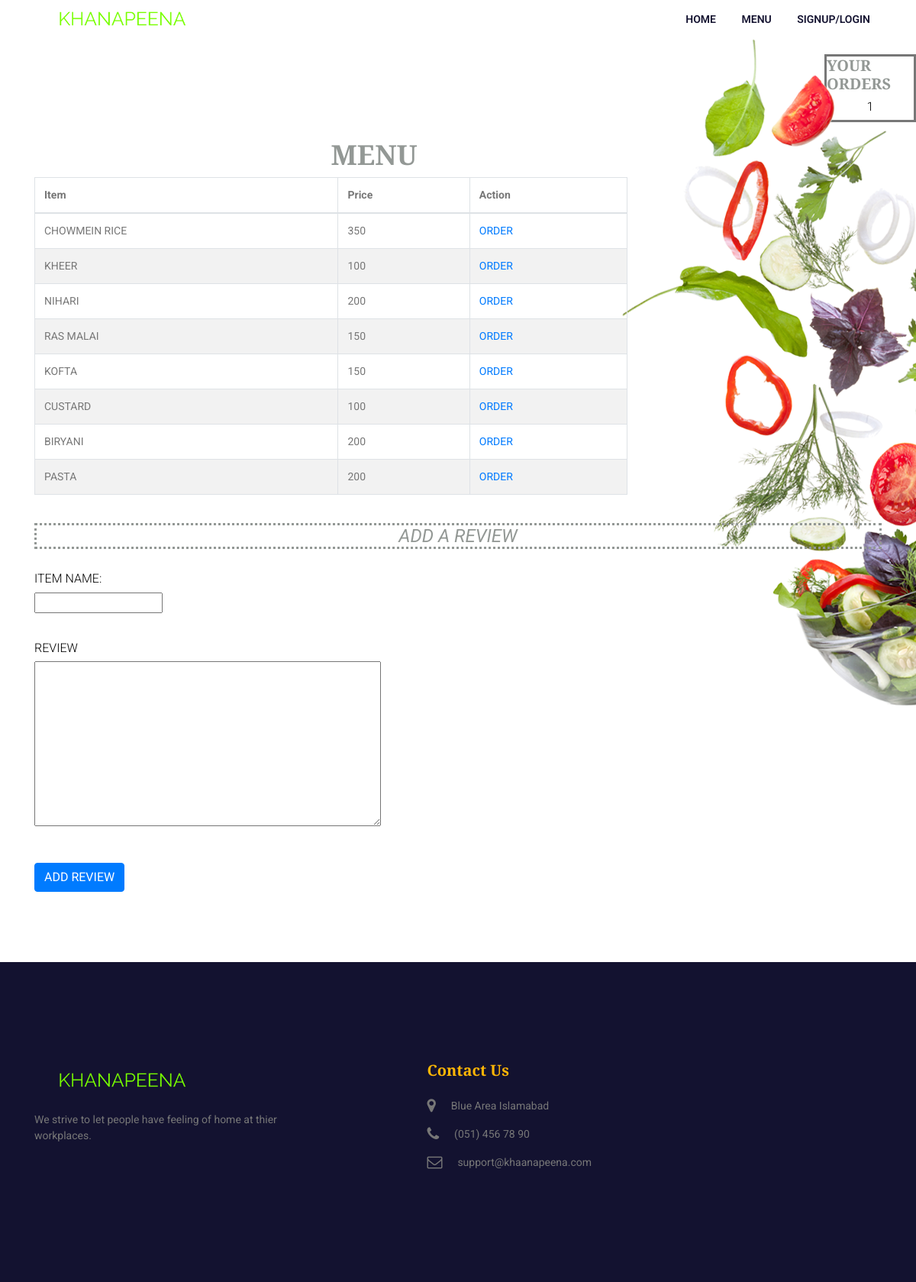
The page /menu.php (signed in) on the database its author committed.
### tables this page shows
CREATE TABLE `menu` (
  `item_id` int(11) NOT NULL,
  `item_name` varchar(50) NOT NULL,
  `item_price` int(255) NOT NULL,
  `item_day` varchar(50) NOT NULL
);

### menu.php (the view, shortened to what this page needs)
<?php
require_once "connection.php";
?>
<!DOCTYPE html>
<html lang="en">
<head>
      <link rel="stylesheet" href="assets/css/animate-3.7.0.css">
    <link rel="stylesheet" href="assets/css/font-awesome-4.7.0.min.css">
    <link rel="stylesheet" href="assets/css/bootstrap-4.1.3.min.css">
    <link rel="stylesheet" href="assets/css/owl-carousel.min.css">
    <link rel="stylesheet" href="assets/css/jquery.datetimepicker.min.css">
    <link rel="stylesheet" href="assets/css/style.css">
   <link rel="stylesheet" href="css/profilecss.css">
</head>
<body>
  <header class="" >
        <div class="container">
            <div class="row">
                <div class="col-lg-2">
                    <div class="logo-area">
                        <a href="home.php"><img src="assets/images/logo/logo.png" alt="logo" style="height: 50px;"></a>
                    </div>
                </div>
                <div class="col-lg-10">
                    <div class="main-menu">
                        <ul>
                            <li class="active"><a href="home.php">Home</a></li>
                            <li><a href="menu.php">Menu</a></li>
                            <li><a href="login-signup.php">Signup/Login</a></li>
                        </ul>
                    </div>
                </div>
            </div>
        </div>
    </header>
<div id="login">
    <div id="page-wrapper" style="width: 10%;overflow: hidden;float: right;margin-top: 20px;">
            <div style="border-style: solid;">
              <h5 class="page-header" style="color: #939895;">YOUR ORDERS</h5>
  <?php
  $customername=$_SESSION['user'];
  $query = "SELECT count(*) as allcount FROM orders WHERE status='ordered' and customer_name='$customername' ";
  $result = mysqli_query($conn,$query);
  $row = mysqli_fetch_array($result);
  $allcount = $row['allcount'];
  echo "<h6 style='color:black;text-align:center;'>$allcount</h6>";
?>
             </div>
    </div>
    <section class="food-area section-padding">
        <div class="container">
                <div id="page-wrapper" style="width: 70%;">
            <div class="row">
              <h3 class="page-header" style="text-align: center;color: #939895;margin-left: 50%;">MENU</h3>
                <div class='col-lg-12'>
                    <div class='panel panel-default'>
                        <div class='panel-body'>
                            <div class='table-responsive'>
                                <table class='table table-striped table-bordered table-hover'>
                                    <thead>
                                      <tr>
                                          <th>Item</th>
                                          <th>Price</th>
                                          <th>Action</th>
                                      </tr>
                                    </thead>
                                    <tbody>
                                        <tr>
                                          <?php
                                                 $checksql = "SELECT * FROM menu ";
                                              if ($result=mysqli_query($conn,$checksql))
                                              {
                                                if (mysqli_num_rows($result) != 0)
                                               {
                                                      while($row2 = mysqli_fetch_array($result))
                                                    {
                                                        echo"<tr>";
                                                        $item_name=strtoupper($row2['item_name']);
                                                        $item_price=strtoupper($row2['item_price']);
                                                                  echo "
                                                                        <td>$item_name</td>";
                                                                  echo "<td >$item_price</td>";
                                                                  echo "<td>";
 echo "<a href='menu.php?order_name=".$row2['item_name']." & order_price=".$row2['item_price']." data-toggle='tooltip'><span>ORDER</span></a>";
                                                                   echo "</td>";
                                                                    echo"</tr>";
                                                       }
                                                    }
                                                 }
                                                  else
                                                  {
                                                      echo "No Record Found!";
                                                  }
                    ?>
                                        </tr>
                                    </tbody>
                                </table>
                            </div>
                        </div>
                    </div>
                </div>
            </div>
    </div>
<?php
echo '  <div >
              <form action="./menu.php" method="POST">
              <br>
                <div style="width: 100%;">
                    <h4 style="color: #939895;border-style: dotted;text-align:center">ADD A REVIEW </h4><br>
                    <h6>ITEM NAME:</h6>
                    <input type="text" name="item_name" class="" />
                    <br><br><br>
                    <h6>REVIEW</h6>
                    <textarea name="item_review" rows="10" cols=59></textarea>
                    <br><br><br>
                    <input type="submit" name ="addreview" class="btn btn-primary" value="ADD REVIEW"/>
                </div>
              </form>
          </div>
';
?>
    </section>
</div>
    <footer class="footer-area">
        <div class="footer-widget section-padding">
            <div class="container">
                <div class="row">
                    <div class="col-md-4">
                        <div class="single-widget single-widget1">
                            <a href="index.html"><img src="assets/images/logo/logo.png" alt="" style="height: 50px;"></a>
                            <p class="mt-3">We strive to let people have feeling of home at thier workplaces.</p>
                        </div>
                    </div>
                    <div class="col-md-4">
                        <div class="single-widget single-widget2 my-5 my-md-0" style="float: right;">
                            <h5 class="mb-4">Contact Us</h5>
                            <div class="d-flex">
                                <div class="into-icon">
                                    <i class="fa fa-map-marker"></i>
                                </div>
                                <div class="info-text">
                                    <p>Blue Area Islamabad </p>
                                </div>
                            </div>
                            <div class="d-flex">
                                <div class="into-icon">
                                    <i class="fa fa-phone"></i>
                                </div>
                                <div class="info-text">
                                    <p>(051) 456 78 90</p>
                                </div>
                            </div>
                            <div class="d-flex">
                                <div class="into-icon">
                                    <i class="fa fa-envelope-o"></i>
                                </div>
                                <div class="info-text">
                                    <p>support@khaanapeena.com</p>
                                </div>
                            </div>
                        </div>
                    </div>
                    <div class="col-md-4">
                    </div>
                </div>
            </div>
        </div>
    </footer>
</body>
</html>

### assets/css/style.css (style rules this page uses)
body { color:#777;font-family:"Roboto",sans-serif;font-size:14px;font-weight:400 }
h3 { color:#131230;font-family:"Playfair Display",serif;font-size:36px !important;font-weight:700 }
h4 { color:#fff;font-family:"Roboto",sans-serif;font-size:24px !important;font-weight:400;font-style:italic;text-transform:capitalize }
h5 { color:#131230;font-family:"Playfair Display",serif;text-transform:capitalize;font-size:20px !important;font-weight:700 }
h6 { color:#fff;font-size:16px !important;font-family:"Roboto",sans-serif;font-weight:300;text-transform:uppercase }
ul { margin:0;padding:0;list-style:none }
.main-menu ul { float:right }
.main-menu ul li { display:inline;position:relative }
.main-menu ul li a { color:#131230;font-family:"Roboto",sans-serif;text-transform:uppercase;font-size:14px;font-weight:600;display:inline-block;padding:15px }
.food-area { background-image:url("../images/food-bg.png");background-repeat:no-repeat;background-position:top right;position:relative }
.footer-widget { background:#131230 }
.footer-widget .single-widget1 { padding-right:30px }
.footer-widget .single-widget h5 { color:#ffb606 }
.footer-widget .single-widget i { color:inherit }
.into-icon i { font-size:20px;color:#ffb606;margin-right:20px }
h3 { font-size:24px }
h4 { font-size:18px }
h5 { font-size:16px }
h6 { font-size:14px }
.section-padding { padding:130px 0 }

### css/profilecss.css (style rules this page uses)
h3 { color: white; }
input, label { float:left; }

### menu.php (style rules this page uses)
h6 { color: black; }

### rows shown on the page
menu: item_name "CHOWMEIN RICE", item_price "350"
menu: item_name "KHEER", item_price "100"
menu: item_name "NIHARI", item_price "200"
menu: item_name "RAS MALAI", item_price "150"
menu: item_name "KOFTA", item_price "150"
menu: item_name "CUSTARD", item_price "100"
menu: item_name "BIRYANI", item_price "200"
menu: item_name "PASTA", item_price "200"
